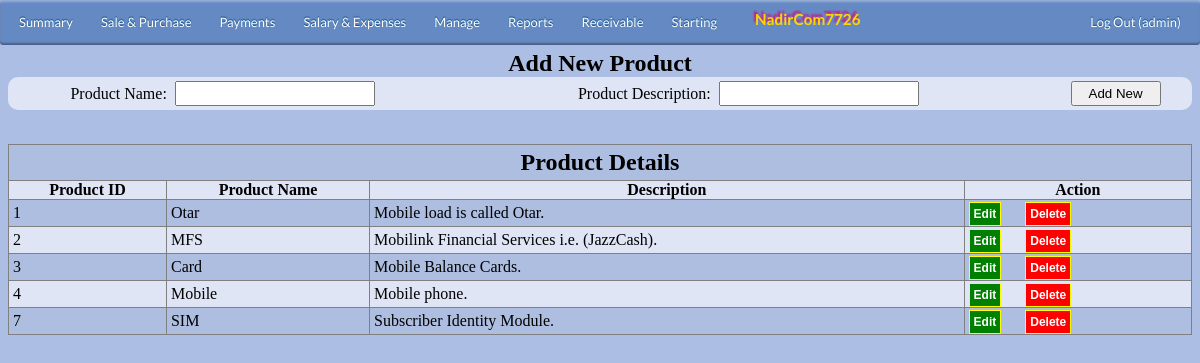
Page /admin/addproduct.php (signed in) on the committed database.
### tables this page shows
CREATE TABLE `config` (
  `id` int(11) NOT NULL,
  `name` varchar(50) DEFAULT NULL,
  `customName` varchar(100) DEFAULT NULL
);

CREATE TABLE `products` (
  `pID` int(11) NOT NULL,
  `pName` varchar(30) DEFAULT NULL,
  `pDescription` varchar(100) DEFAULT NULL
);

### admin/includes/globalvar.php (called while the page is built, shortened)
<?php
include_once('dbcon.php');
$qry = mysqli_query($con,"SELECT customName FROM config WHERE name='organization';") or die(mysqli_error());
$Data=mysqli_fetch_assoc($qry);
$childOrganization=$Data['customName'];
?>

### admin/includes/variables.php (called while the page is built, shortened)
<?php
include_once('dbcon.php');
include_once('globalvar.php');
		$currentActiveUser=$_SESSION['login_user'];
?>

### admin/addproduct.php (the view, shortened to what this page needs)
<?php
include_once('includes/variables.php');
include_once('includes/dbcon.php');
include_once('includes/globalvar.php');
?>
<head>
	</head>
		<?php
			include_once('includes/navbar.php');
		?>
	<div class="container" align="center">
						<center> <caption> <h2>Add New Product</h2></caption> </center>
				<div  style="border: solid black 0px; ">
							<form name="f1" action="" method="POST">
									<table cellpadding="0" cellspacing="0" border="0" class="table" id="HeadTable" >
												<tr>
													<td style="text-align: right;" >
														Product Name:
													</td>
													<td style="text-align: left;" >
													<input type="text" name="txtName" id="iBox">
													</td>
													<td style="text-align: right;" >
														Product Description:
													</td>
													<td style="text-align: left;" >
													<input type="text" name="txtDesc" id="iBox">
													</td>
													<td colspan="2" style="text-align: center;" >
														<input type="submit"  value="Add New" name="addproduct" id="Btn">
													</td>
												</tr>
									</table>
							</form>
<br>
													<table cellpadding="0" cellspacing="0" border="1" class="" id="dbResult">
													<tr >
														<td colspan="6" >
														<center>
														<h2> Product Details</h2>
														</center>
														</td>
													</tr>
													<tr>
														<th>Product ID</th>
														<th>Product Name</th>
														<th>Description</th>
														<th>Action</th>
													</tr>
												<?php
													$sql = mysqli_query($con,"SELECT * FROM products")or die(mysqli_query());
														WHILE($Data=mysqli_fetch_array($sql))
															{
														$id = $Data['pID'];
															?>
															<tr>
																<td><?php echo $Data['pID']; ?></td>
																<td><?php echo $Data['pName']; ?></td>
																<td><?php echo $Data['pDescription']; ?></td>
																<td><a href="edit/editproduct.php?ID=<?php echo $id; ?>" id="LinkBtnEdit">Edit</a> &nbsp;&nbsp;&nbsp;&nbsp;
																<a href="delete/delproduct.php?ID=<?php echo $id; ?>" id="LinkBtnDel">Delete</a></td>
															</tr>
															<?php
															}
													?>
													</table>
							</div>
	</div>
</html>

### admin/includes/navbar.php (shortened to what this page needs)
<div id='cssmenu'>
	<ul>
		<li><a href='summary.php'><span>Summary</span></a>
		</li>
		<li><a href='#'><span>Sale & Purchase</span></a>
		</li>
		<li class='active has-sub'><a href='#'><span>Payments</span></a>
		</li>
		<li><a href='#'><span>Salary & Expenses</span></a>
		</li>
		<li class='active has-sub'><a href='#'><span>Manage</span></a>
		</li>
		<li class='active has-sub'><a href='#'><span>Reports</span></a>
		</li>
		<li class='active has-sub'><a href='#'><span>Receivable</span></a>
		</li>
		<li class='active has-sub'><a href='#'><span>Starting</span></a>
		</li>
		<li style="float:left">
			<h3> <?php echo $childOrganization?></h3>
		</li>
		<li style="float:right"><a href="../logout.php"> Log Out (<?php echo $currentActiveUser; ?>)</a></li>
	</ul>
</div>

### rows in the picture
config: customName "NadirCom7726"
products: pID "1", pName "Otar", pDescription "Mobile load is called Otar."
products: pID "2", pName "MFS", pDescription "Mobilink Financial Services i.e. (JazzCash)."
products: pID "3", pName "Card", pDescription "Mobile Balance Cards."
products: pID "4", pName "Mobile", pDescription "Mobile phone."
products: pID "7", pName "SIM", pDescription "Subscriber Identity Module."

### other values in the picture
$currentActiveUser "admin"
